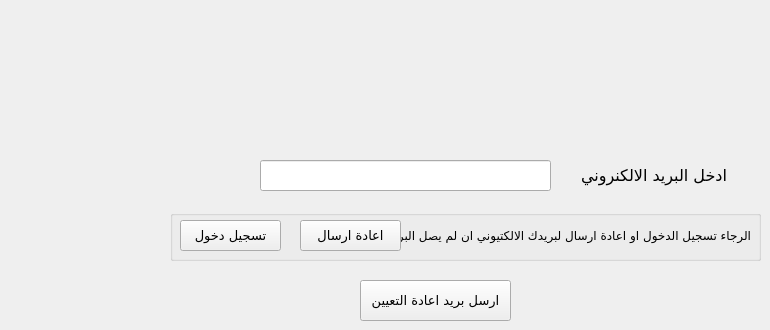
      <widget class="QWidget" name="tab_16">
       <attribute name="title">
        <string>Reset</string>
       </attribute>
       <widget class="QPushButton" name="pushButton_89">
        <property name="geometry">
         <rect>
          <x>360</x>
          <y>280</y>
          <width>151</width>
          <height>41</height>
         </rect>
        </property>
        <property name="font">
         <font>
          <family>Droid Arabic Kufi</family>
          <pointsize>10</pointsize>
         </font>
        </property>
        <property name="text">
         <string>ارسل بريد اعادة التعيين</string>
        </property>
       </widget>
       <widget class="QLabel" name="label_188">
        <property name="geometry">
         <rect>
          <x>566</x>
          <y>160</y>
          <width>161</width>
          <height>31</height>
         </rect>
        </property>
        <property name="font">
         <font>
          <family>Droid Arabic Kufi</family>
          <pointsize>12</pointsize>
         </font>
        </property>
        <property name="text">
         <string>ادخل البريد الالكنروني</string>
        </property>
       </widget>
       <widget class="QLineEdit" name="lineEdit_147">
        <property name="geometry">
         <rect>
          <x>260</x>
          <y>160</y>
          <width>291</width>
          <height>31</height>
         </rect>
        </property>
        <property name="font">
         <font>
          <family>Droid Arabic Kufi</family>
          <pointsize>10</pointsize>
         </font>
        </property>
       </widget>
       <widget class="QGroupBox" name="groupBox_19">
        <property name="geometry">
         <rect>
          <x>170</x>
          <y>210</y>
          <width>591</width>
          <height>51</height>
         </rect>
        </property>
        <property name="title">
         <string/>
        </property>
        <widget class="QLabel" name="label_189">
         <property name="geometry">
          <rect>
           <x>220</x>
           <y>10</y>
           <width>361</width>
           <height>31</height>
          </rect>
         </property>
         <property name="font">
          <font>
           <family>Droid Arabic Kufi</family>
          </font>
         </property>
         <property name="text">
          <string>الرجاء تسجيل الدخول او اعادة ارسال لبريدك الالكتيوني ان لم يصل البريد</string>
         </property>
        </widget>
        <widget class="QPushButton" name="pushButton_90">
         <property name="geometry">
          <rect>
           <x>10</x>
           <y>10</y>
           <width>101</width>
           <height>31</height>
          </rect>
         </property>
         <property name="font">
          <font>
           <family>Droid Arabic Kufi</family>
           <pointsize>10</pointsize>
          </font>
         </property>
         <property name="text">
          <string>تسجيل دخول</string>
         </property>
        </widget>
        <widget class="QPushButton" name="pushButton_91">
         <property name="geometry">
          <rect>
           <x>130</x>
           <y>10</y>
           <width>101</width>
           <height>31</height>
          </rect>
         </property>
         <property name="font">
          <font>
           <family>Droid Arabic Kufi</family>
           <pointsize>10</pointsize>
          </font>
         </property>
         <property name="text">
          <string>اعادة ارسال</string>
         </property>
        </widget>
       </widget>
      </widget>
